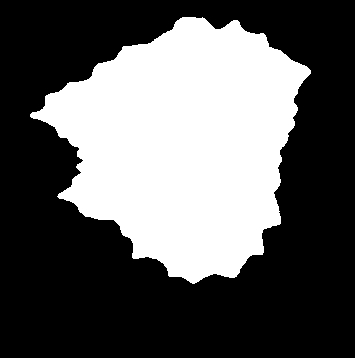
%> input picture a1.jpg, 355 x 358 px
$ octave examplepca2.m   (GNU Octave 9; MATLAB toolbox functions it lacks are replaced by stand-ins)
%> lines starting %> are read from the running program, lines starting %| are printed output that depends on the picture; in (x1, y1, x2, y2) boxes, pixels count from 0 and x2, y2 are one past the last pixel; in counts of white or black regions, pixels touching at a corner belong together; the program's own positions count from 1
### elifou.m
function [a,b,c,d,A0,C0,mn]=elifou(BW,nc,nor)
%%funci髇 basada en Fourier el韕tico desarrollado por Kuhl & Giardina
%
%          varibles de entrada:
%  BW: imagen binaria del contorno a analizar, 1 para contorno y 0 para
%  fondo, la imagen no debe contener "holes", debe ser un contorno cerrado
%  nc: N鷐ero de coeficientes de las series de Fourier
%  nor: variable de normalizaci髇, 1 para normalizar y 0 para el caso
%  contrario
%
%          varibles de salida:
%  a:  coeficientes de los armonicos correspondiente a la proyecci髇 en x
%      del c骴igo de cadena
%  b:  coeficientes de los armonicos correspondiente a la proyecci髇 en x
%      del c骴igo de cadena
%  c:  coeficientes de los armonicos correspondiente a la proyecci髇 en y
%      del c骴igo de cadena
%  d:  coeficientes de los armonicos correspondiente a la proyecci髇 en y
%      del c骴igo de cadena
%  A0: componente DC correspondiente a la proyecci髇 en x
%  C0: componente DC correspondiente a la proyecci髇 en y
%  mn: longitud del c骴igo de cadena


%% Convierte la imagen a tipo binario y realiza ajuste para c骴igo de cadena
if ~islogical(BW)
     if size(BW,3)>3
         BW=BW(:,:,1:3);
    end
    BW=im2bw(BW);
end

BW = padarray(BW,2);
BW=bwperim(BW);
BW=bwmorph(BW,'spur');
BW=bwmorph(BW,'thin');
pxl= regionprops(BW,'PixelList');
pxl=pxl.PixelList;

%%                               C骴igo de cadena
[yi,xi]=find(BW,1,'first');
xo=xi; yo=yi;
con=2;
longitud=length(pxl);
BW=double(BW);
le=sqrt(2);

cadena=zeros(1,longitud);
for i=1:longitud-1

    pos=[yi,xi+1;yi-1,xi+1;yi-1,xi;yi-1,xi-1;yi,xi-1;yi+1,xi-1;yi+1,xi;yi+1,xi+1];
    neigh=[BW(pos(1,1),pos(1,2)),BW(pos(2,1),pos(2,2))*le,BW(pos(3,1),pos(3,2)),...
        BW(pos(4,1),pos(4,2))*le,BW(pos(5,1),pos(5,2)),BW(pos(6,1),pos(6,2))*le,...
        BW(pos(7,1),pos(7,2)),BW(pos(8,1),pos(8,2))*le];
    neigh(neigh==0)=2;
    [~,mino]=min(neigh);
    cadena(i)= mino(1)-1;
    BW(yi,xi)=0;
    xi=pos(mino,2);
    yi=pos(mino,1);
end

pos=[yi,xi+1;yi-1,xi+1;yi-1,xi;yi-1,xi-1;yi,xi-1;yi+1,xi-1;yi+1,xi;yi+1,xi+1];
BW(yo,xo)=1;
neigh=[BW(pos(1,1),pos(1,2)),BW(pos(2,1),pos(2,2))*le,BW(pos(3,1),pos(3,2)),...
    BW(pos(4,1),pos(4,2))*le,BW(pos(5,1),pos(5,2)),BW(pos(6,1),pos(6,2))*le,...
    BW(pos(7,1),pos(7,2)),BW(pos(8,1),pos(8,2))*le];
neigh(neigh==0)=2;
[~,mino]=min(neigh);
cadena(i+1)= mino(1)-1;
mn=length(cadena);


%%                   Tiempo y distancia Traversal
deltat=zeros(1,length(cadena));
deltat(1)=1+((sqrt(2)-1)/2)*(1-(-1)^cadena(1));
deltat2=1+((sqrt(2)-1)/2)*(1-(-1).^cadena);
deltaxa=sign(6-cadena(1))*sign(2-cadena(1));
deltaya=sign(4-cadena(1))*sign(cadena(1));
for i=2:length(cadena)
    deltat(i)=deltat(i-1)+1+((sqrt(2)-1)/2)*(1-(-1)^cadena(i));
    deltaxa(i)=deltaxa(i-1)+ sign(6-cadena(i))*sign(2-cadena(i));
    deltaya(i)=deltaya(i-1)+ sign(4-cadena(i))*sign(cadena(i));
end
T = deltat(end);
deltax=sign(6-cadena).*sign(2-cadena);
deltay=sign(4-cadena).*sign(cadena);


%%                   C醠culo de los coeficientes
a=zeros(1,nc);
b=a;
c=a;
d=a;

q_x = deltax./ deltat2;
q_y = deltay./ deltat2;
for n=1:nc
    two_n_pi = 2 * n * pi;
    sigma_a = 0;
    sigma_b = 0;
    sigma_c = 0;
    sigma_d = 0;
    tp_prev = 0;
    for p=1:length(cadena)
        sigma_a = sigma_a + q_x(p) * (cos(two_n_pi * deltat(p) / T) - cos(two_n_pi * tp_prev / T));
        sigma_b = sigma_b + q_x(p) * (sin(two_n_pi * deltat(p) / T) - sin(two_n_pi * tp_prev / T));
        sigma_c = sigma_c + q_y(p) * (cos(two_n_pi * deltat(p) / T) - cos(two_n_pi * tp_prev / T));
        sigma_d = sigma_d + q_y(p) * (sin(two_n_pi * deltat(p) / T) - sin(two_n_pi * tp_prev / T));
        tp_prev = deltat(p);
    end
    r = T/(2*n^2*pi^2);

    a(n) = r * sigma_a;
    b(n) = r * sigma_b;
    c(n)= r * sigma_c;
    d(n)= r * sigma_d;
end


%%                         C醠culo de la componente directa
A0 = 0;
C0 = 0;
A0 = A0 + deltax(1) / (2 * deltat2(1)) * (deltat(1))^2 ;
C0 = C0 + deltay(1) / (2 * deltat2(1)) * (deltat(1))^2 ;
for p = 2 : length(cadena)

    zeta = deltaxa(p - 1) - deltax(p) / deltat2(p) * deltat(p - 1);
    delta = deltaya(p - 1) - deltay(p) / deltat2(p) * deltat(p - 1);
    A0 = A0 + deltax(p) / (2 * deltat2(p)) * ((deltat(p))^2 - (deltat(p - 1))^2) + zeta * (deltat(p) - deltat(p-1));
    C0 = C0 + deltay(p) / (2 * deltat2(p)) * ((deltat(p))^2 - (deltat(p - 1))^2) + delta * (deltat(p) - deltat(p-1));

end
A0 = A0 / T;
C0 = C0 / T;


%%                                   Normalization
if nor == 1
    % Remove DC components
    A0 = 0;
    C0 = 0;

    % Compute theta1
    theta1 = 0.5 * atan2(2 * (a(1) * b(1) + c(1) * d(1)) , ...
        (a(1)^2 + c(1)^2 - b(1)^2 - d(1)^2));
    if theta1<0
        theta1=theta1+2*pi;
    end

    costh1 = cos(theta1);
    sinth1 = sin(theta1);

    a_star_1 = costh1 * a(1) + sinth1 * b(1);
    %     b_star_1 = -sinth1 * a(1) + costh1 * b(1);
    c_star_1 = costh1 * c(1) + sinth1 * d(1);
    %     d_star_1 = -sinth1 * c(1) + costh1 * d(1);

    % Compute psi1
    psi1 = atan(c_star_1 / a_star_1) ;

    % Compute E
    E = sqrt(a_star_1^2 + c_star_1^2);

    cospsi1 = cos(psi1);
    sinpsi1 = sin(psi1);

    for i = 1 : nc
        normalized = [cospsi1 sinpsi1; -sinpsi1 cospsi1] * [a(i) b(i); c(i) d(i)] * ...
            [cos(theta1 * i) -sin(theta1 * i); sin(theta1 * i) cos(theta1 * i)];
        a(i) = normalized(1,1) / E;
        b(i) = normalized(1,2) / E;
        c(i) = normalized(2,1) / E;
        d(i) = normalized(2,2) / E;
    end

end

### examplepca2.m
%%%%%%%%%%%%%%%%%%%%%%%%%%%%%%%%%%%%%%%%%%%%%%%%%%%%%%%%%%%%%%%%%%%%%%%
%%%%%%%%           REDUCE EL NUMERO DE ARM覰ICOS                 %%%%%%
%%%%%%%%%%%%%%%%%%%%%%%%%%%%%%%%%%%%%%%%%%%%%%%%%%%%%%%%%%%%%%%%%%%%%%%

%%%%%%%%%%%%%%%%%%%%%%%%%%%%%%%%%%%%%%%%%%%%%%%%%%%%%%%%%%%%%%%%%%%%%%%
%%%%%%%%                 Carga de im醙enes                       %%%%%%
%%%%%%%%%%%%%%%%%%%%%%%%%%%%%%%%%%%%%%%%%%%%%%%%%%%%%%%%%%%%%%%%%%%%%%%

padi='C:\Users\Usuario\Documents\MATLAB\particulas';
[filenamed, pathd]= uigetfile({'*.*'},'Images of CLASS ','MultiSelect', 'on',padi);
%> the answer given: a1.jpg
if pathd==0
    error('No files, try again, run function again');
end

if iscell(filenamed)
    nclass=length(filenamed);
    images=cell(nclass,1);
    for i=1:nclass
        I=imread([pathd, filenamed{i}]);
        if size(I,3)>3
            I=I(:,:,1:3);
        end
        images{i}=im2bw(mat2gray(I));

    end
else
    I=imread([pathd, filenamed]);
%> I is the input picture: size 358x355x3 uint8; min 0, max 255, mean 93.7
    if size(I,3)>3
        I=I(:,:,1:3);
    end
    images{1}=im2bw(mat2gray(I));
    nclass=1;
end

npc=128;    %%% n鷐ero de componentes principales
nc=128;    %%% n鷐ero de arm髇icos
graf=1;   %%% visualizaci髇 de la reconstrucci髇
Data_xD=zeros(npc,4,nclass);
% figure, hold on
enea=zeros(nclass,80,2);
for i=1:nclass

    %%%%%%%%%%%%%%%%%%%%%%%%%%%%%%%%%%%%%%%%%%%%%%%%%%%%%%%%%%%%%%%%%%%%%%%
    %%%%%%%%     Calculo de los coeficientes de Fourier eliptico     %%%%%%
    %%%%%%%%%%%%%%%%%%%%%%%%%%%%%%%%%%%%%%%%%%%%%%%%%%%%%%%%%%%%%%%%%%%%%%%

    [a,b,c,d,A0,C0,mn]=elifou(images{i},nc,1);
    %%%%%%%%%%%%%%%%%%%%%%%%%%%%%%%%%%%%%%%%%%%%%%%%%%%%%%%%%%%%%%%%%%%%%%%
    %%%%%% Reconstrucci髇 con todos los coeficientes sin an醠isis PCA %%%%%
    %%%%%%%%%%%%%%%%%%%%%%%%%%%%%%%%%%%%%%%%%%%%%%%%%%%%%%%%%%%%%%%%%%%%%%%
%     nt=1;
    recon=zeros(mn,2);
   for t = 1 : mn
            x = 0.0;
            y = 0.0;
            for ii = 1: nc
                x = x + (a(ii) * cos(2 * ii * pi * t / mn) + b(ii) * sin(2 * ii * pi * t / mn));
                y = y + (c(ii) * cos(2 * ii * pi * t / mn) + d(ii) * sin(2 * ii * pi * t / mn));
            end
            recon(t,1) = A0 + x;
            recon(t,2) = C0 + y;
    end
    recon = [recon; recon(1,1) recon(1,2)];
    plot(recon(:,1), recon(:,2), 'b', 'linewidth', 3);
    axis equal
    hold on

   recon=zeros(mn,2);
   for t = 1 : mn
            x = 0.0;
            y = 0.0;
            for ii = 1: 40
                x = x + (a(ii) * cos(2 * ii * pi * t / mn) + b(ii) * sin(2 * ii * pi * t / mn));
                y = y + (c(ii) * cos(2 * ii * pi * t / mn) + d(ii) * sin(2 * ii * pi * t / mn));
            end
            recon(t,1) = A0 + x;
            recon(t,2) = C0 + y;
    end
    recon = [recon; recon(1,1) recon(1,2)];
    plot(recon(:,1), recon(:,2), 'r', 'linewidth', 3);

    if graf
        for nt=1:50
            % [18 lines of commented-out code are left out]

            thn=0.5*atand ( (2*(a(nt)*b(nt) +c(nt)*d(nt))) / (a(nt).^2+c(nt).^2-b(nt).^2-d(nt).^2)  );
            t=[cosd(thn) sind(thn); -sind(thn) cosd(thn)]*[a(nt),c(nt);b(nt),d(nt)];
            ang1=atand(t(3)/t(1));
            ang2=atand(t(4)/t(2));
            l1=sqrt(t(1).^2 + t(3).^2);
            l2=sqrt(t(2).^2 + t(4).^2);
            mag= abs(l1) * abs(l1)  *pi;
            [ma,ma2]=max(abs([l1, l2]));

            % [4 lines of commented-out code are left out]

            if ma2==1
                exc= (l2/l1);
            else
                exc= (l1/l2);
            end
            enea(i,nt,1)=exc;
            enea(i,nt,2)=mag;
        end
    end
    bin=linspace(0,1,10);
    hb=zeros(1,length(bin));
    for jj=6:size(enea,2)
        dist    = abs(enea(i,jj,1) - bin);
        minDist = min(dist);
        idx     = find(dist == minDist);
        hb(idx) = hb(idx)+enea(i,jj,2);
    end
   % figure, bar(bin,hb)
    s(i)=sum(hb(1:3));
    plot((sort (enea(i,:,1))),'k'), hold on
    % [50 lines of commented-out code are left out]
end
%> this loop made 1 pass
%> (xo in elifou, yo in elifou, longitud in elifou, mino in elifou, mn) on pass 1: (31, 117, 869, 6, 869)
%> pass 1, in elifou, `BW = padarray(BW,2);`:
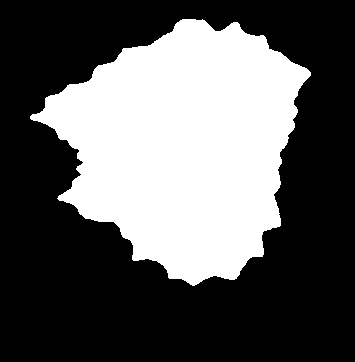
%> BW: size 362x355 logical; 36.3% white; 1 white region, box (x1, y1, x2, y2) and area: (30, 19, 311, 286) 46710
%> pass 1, in elifou, `BW=bwperim(BW);`:
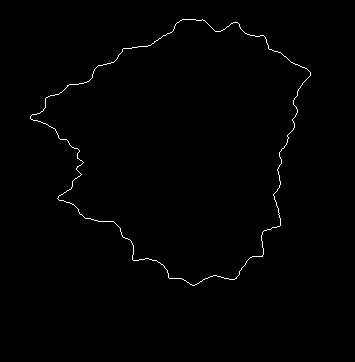
%> BW: size 362x355 logical; 0.68% white in thin lines or dots, all inside (x1, y1, x2, y2) = (30, 19, 311, 286)
%> pass 1, `plot((sort (enea(i,:,1))),'k')`:
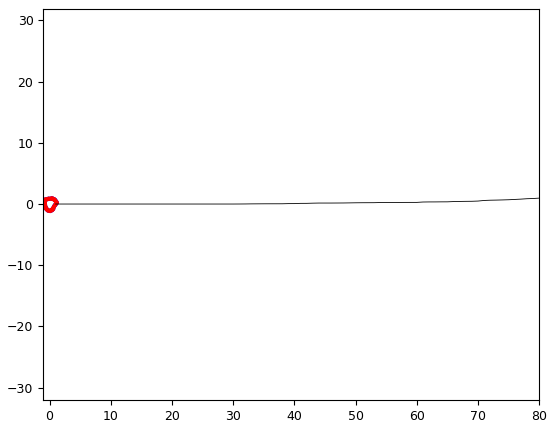
%> figure redrawn from the program's plot data; curve peaks at x = 80, y = 0.965
%> after the loop, ang1 = -80.7; ang2 = 9.3; exc = 0.0252; hb = [0.000345 0.000175 0.000653 0.000549 0.0007 0.000334 5.91e-05 0.000134 4.95e-05 0]; l1 = 1.41e-05; l2 = 0.000562; ma = 0.000562; ma2 = 2; mag = 6.29e-10; recon = 870 rows, first 12: [-0.853 0.0262; -0.859 0.0203; -0.865 0.0145; -0.872 0.00866; -0.878 0.00298; -0.884 -0.00252; -0.891 -0.00775; -0.898 -0.0127; -0.905 -0.0172; -0.912 -0.0215; -0.919 -0.0253; -0.927 -0.0288]; t = [2.29e-06 -1.4e-05; 0.000554 9.07e-05]; thn = -10.72

%%%%%%%%%%%%%%%%%%%%%%%%%%%%%%%%%%%%%%%%%%%%%%%%%%%%%%%%%%%%%%%%%%%%%%%
%%%%%%                    Gr醘ica de los PCA                      %%%%%
%%%%%%%%%%%%%%%%%%%%%%%%%%%%%%%%%%%%%%%%%%%%%%%%%%%%%%%%%%%%%%%%%%%%%%%
% [30 lines of commented-out code are left out]

$ run again, on a3.jpg
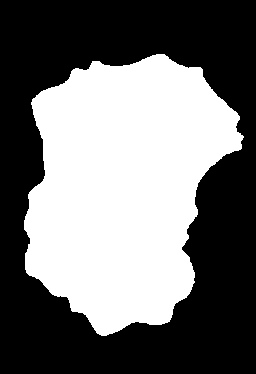
%> input picture a3.jpg, 256 x 374 px
%> I is the input picture: size 374x256x3 uint8; min 0, max 255, mean 113
%> the loop `for i=1:nclass` made 1 pass
%> pass 1, in elifou, `BW=bwperim(BW);`:
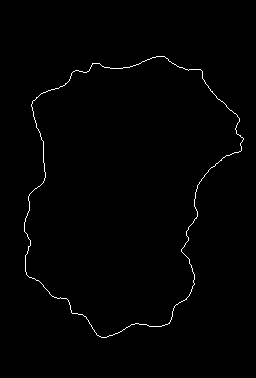
%> BW: size 378x256 logical; 0.83% white in thin lines or dots, all inside (x1, y1, x2, y2) = (24, 56, 244, 338)
%> pass 1, `plot((sort (enea(i,:,1))),'k')`:
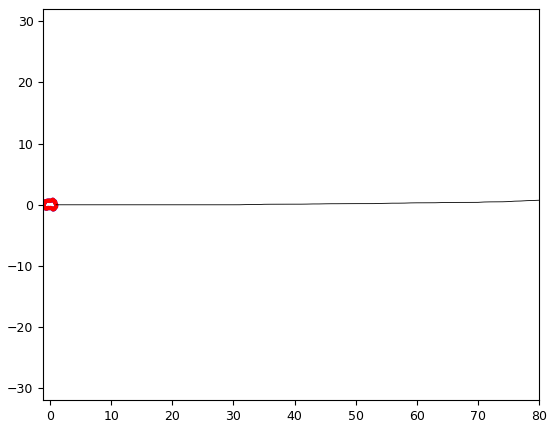
%> figure redrawn from the program's plot data; curve peaks at x = 80, y = 0.745
%> after the loop `for i=1:nclass`: ang1 = 22.84; ang2 = -67.16; exc = 0.188; hb = [2.33e-05 0.002 0.0013 0.000805 0.000287 4.95e-05 2.31e-05 0 0 0]; l1 = 9.65e-05; l2 = 0.000512; ma2 = 2; mag = 2.92e-08; recon = 791 rows, first 12: [-1.11 -0.0451; -1.11 -0.0522; -1.11 -0.0594; -1.11 -0.0665; -1.11 -0.0736; -1.11 -0.0807; -1.11 -0.0879; -1.11 -0.0951; -1.11 -0.102; -1.1 -0.11; -1.1 -0.117; -1.1 -0.125]; t = [8.89e-05 3.74e-05; -0.000199 0.000472]; thn = 16.99

$ run again, on a4.jpg
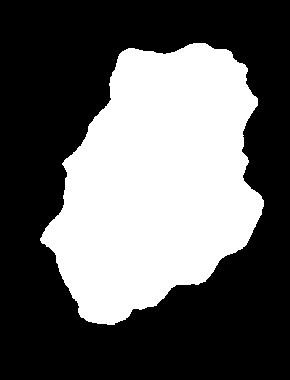
%> input picture a4.jpg, 290 x 380 px
%> I is the input picture: size 380x290x3 uint8; min 0, max 255, mean 97.8
%> the loop `for i=1:nclass` made 1 pass
%> pass 1, in elifou, `BW=bwperim(BW);`:
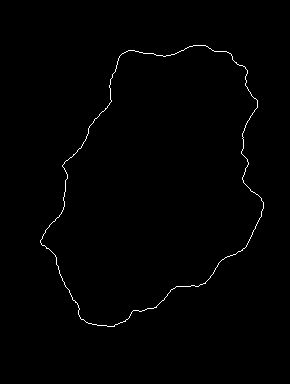
%> BW: size 384x290 logical; 0.7% white in thin lines or dots, all inside (x1, y1, x2, y2) = (40, 45, 264, 327)
%> pass 1, `plot((sort (enea(i,:,1))),'k')`:
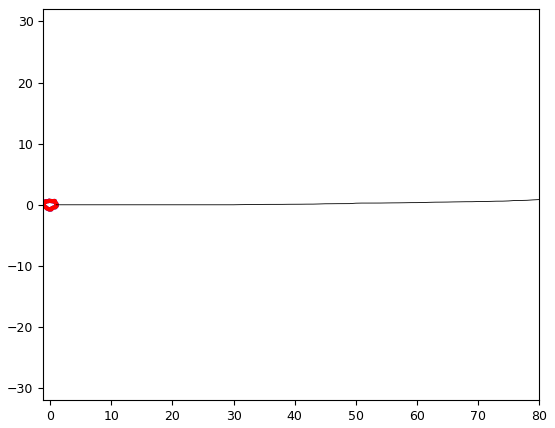
%> figure redrawn from the program's plot data; curve peaks at x = 80, y = 0.851
%> after the loop `for i=1:nclass`: ang1 = -26.32; ang2 = 63.68; exc = 0.401; hb = [2.96e-05 0.00078 0.000541 0.000412 6.25e-05 0.000702 2.35e-05 1.76e-05 7.06e-05 0]; l1 = 0.000176; l2 = 0.000438; ma2 = 2; mag = 9.69e-08; recon = 765 rows, first 12: [-1.13 0.00947; -1.13 0.00153; -1.12 -0.0064; -1.12 -0.0143; -1.12 -0.0223; -1.12 -0.0303; -1.12 -0.0383; -1.11 -0.0463; -1.11 -0.0544; -1.11 -0.0624; -1.11 -0.0703; -1.1 -0.0781]; t = [-0.000157 7.79e-05; -0.000194 -0.000392]; thn = 14.91

$ run again, on a5.jpg
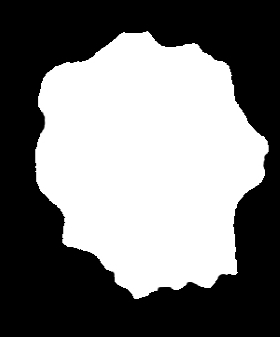
%> input picture a5.jpg, 280 x 337 px
%> I is the input picture: size 337x280x3 uint8; min 0, max 255, mean 120.4
%> the loop `for i=1:nclass` made 1 pass
%> pass 1, in elifou, `BW=bwperim(BW);`:
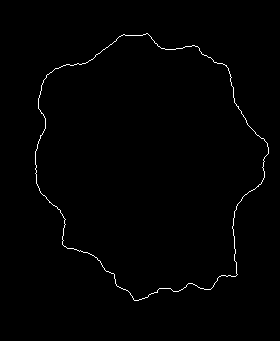
%> BW: size 341x280 logical; 0.82% white in thin lines or dots, all inside (x1, y1, x2, y2) = (35, 33, 269, 301)
%> pass 1, `plot((sort (enea(i,:,1))),'k')`:
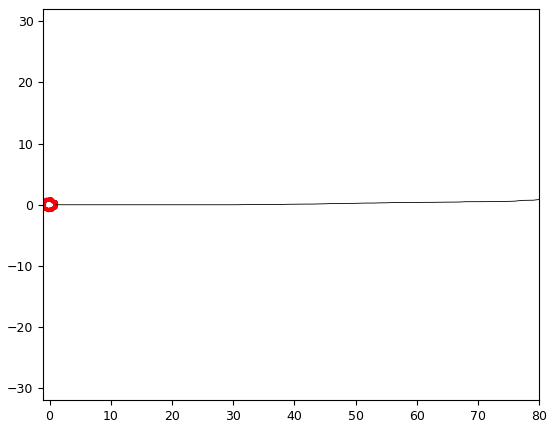
%> figure redrawn from the program's plot data; curve peaks at x = 80, y = 0.861
%> after the loop `for i=1:nclass`: ang1 = 64.15; ang2 = -25.85; exc = 0.222; hb = [0.00207 0.00023 0.00287 0.00149 9.1e-05 0.000792 1.63e-05 2.34e-05 0 0]; l1 = 0.000103; l2 = 0.000466; ma2 = 2; mag = 3.36e-08; recon = 778 rows, first 12: [-1.01 -0.000499; -1 -0.00852; -0.999 -0.0166; -0.996 -0.0247; -0.994 -0.0329; -0.991 -0.0411; -0.989 -0.0494; -0.987 -0.0576; -0.985 -0.0659; -0.983 -0.0741; -0.98 -0.0823; -0.978 -0.0904]; t = [-4.51e-05 -9.31e-05; -0.000419 0.000203]; thn = 31.82
